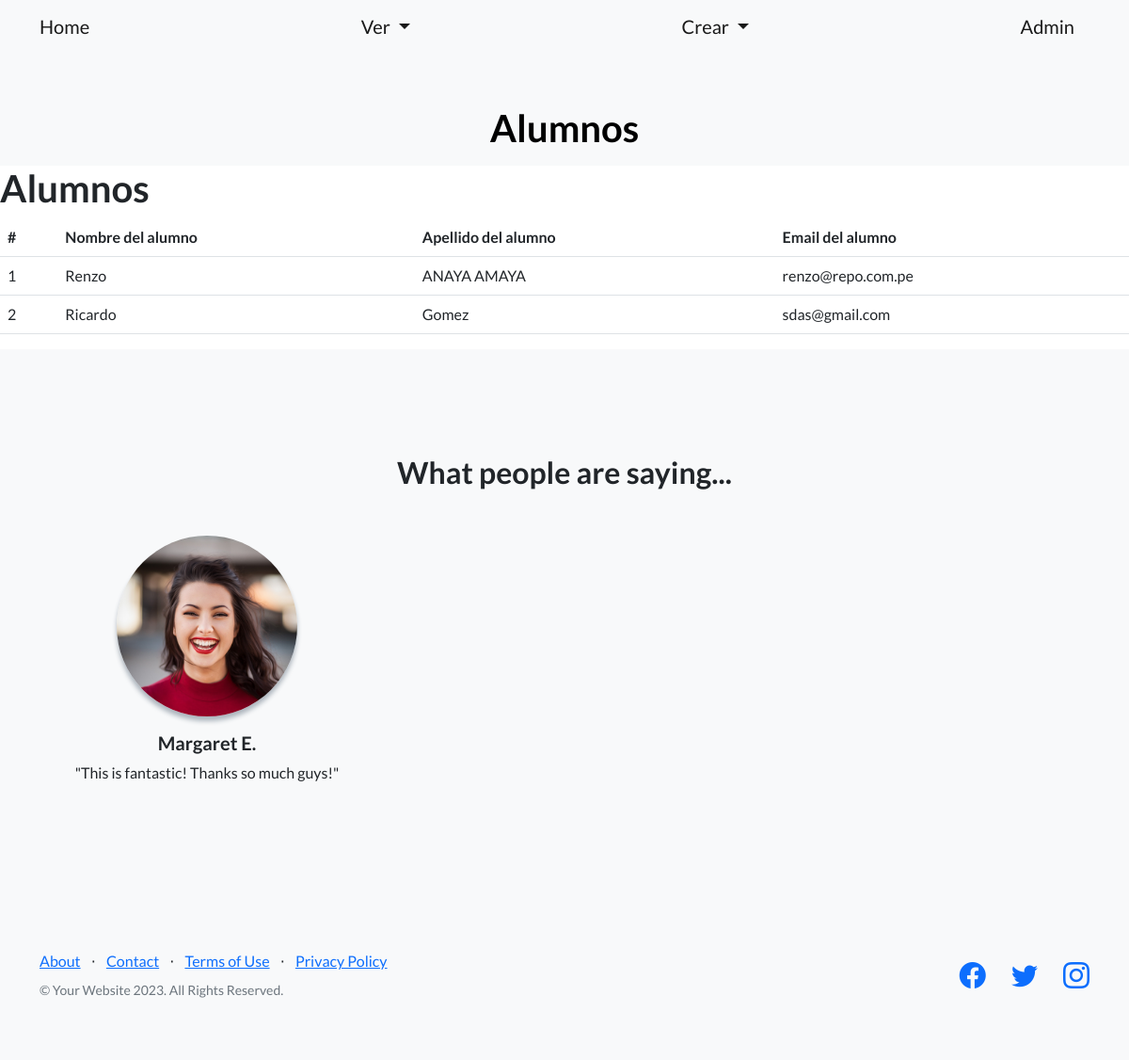
Page /aplicacion/estudiantes/ on the committed database.
### appcoder/models.py (models this page shows, shortened)
class Estudiante(models.Model):
    nombre = models.CharField(max_length=50)
    apellido = models.CharField(max_length=50)
    email = models.EmailField()

### appcoder/views.py (the view)
# urls.py: path('estudiantes/', estudiantes, name="estudiantes"),
def estudiantes(request):
    ctx={"estudiantes": Estudiante.objects.all()}
    return render(request,"appcoder/estudiantes.html", ctx)

### appcoder/templates/appcoder/estudiantes.html (shortened to what this page needs)
{% extends 'appcoder/base.html' %}
{% load static %}
{% block cabecera %}
    Alumnos
{% endblock cabecera %}
{% block contenido %}
    <h1>Alumnos</h1>
    <table class="table">
        <thead>
            <tr>
                <th>#</th>
                <th>Nombre del alumno</th>
                <th>Apellido del alumno</th>
                <th>Email del alumno</th>
            </tr>
        </thead>
        <tbody>
        {% for estudiante in estudiantes %}
        <tr>
            <td>{{estudiante.id}}</td>
            <td>{{estudiante.nombre}}</td>
            <td>{{estudiante.apellido}}</td>
            <td>{{estudiante.email}}</td>
        </tr>
        {%endfor%}
        </tbody>
    </table>
{% endblock contenido %}

### rows in the picture
Estudiante: id "1", nombre "Renzo", apellido "ANAYA AMAYA", email "renzo@repo.com.pe"
Estudiante: id "2", nombre "Ricardo", apellido "Gomez", email "sdas@gmail.com"
